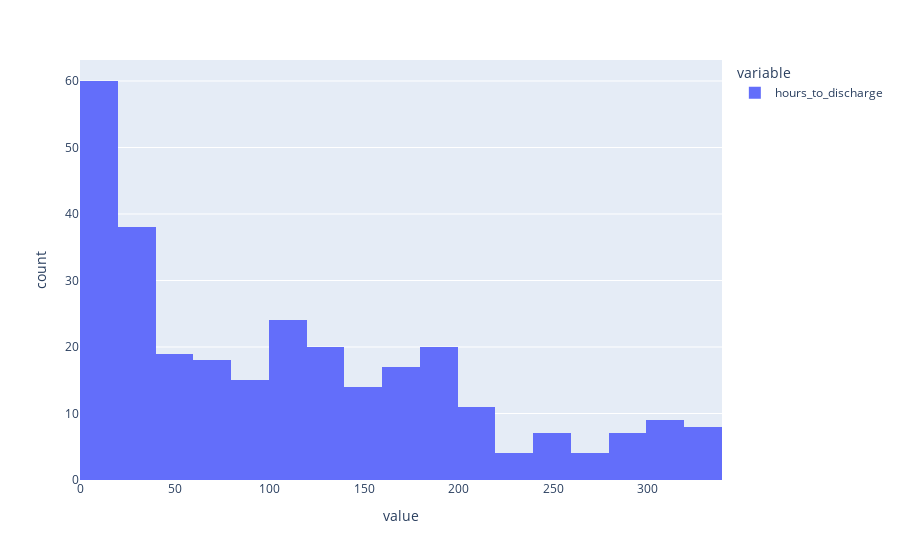

Write notebook code for a chart like this one.
### Code cell
px.histogram(df.hours_to_discharge)

### Figure 1 — Plotly figure (JSON) as saved in the notebook; plotly's stock layout.template omitted (floating-point values rounded to 4 significant figures; data arrays with more than 128 entries replaced by an {"elided": "..."} marker saying what was removed)
{"data": [{"alignmentgroup": "True", "bingroup": "x", "hovertemplate": "variable=hours_to_discharge<br>value=%{x}<br>count=%{y}<extra></extra>", "legendgroup": "hours_to_discharge", "marker": {"color": "#636efa", "pattern": {"shape": ""}}, "name": "hours_to_discharge", "offsetgroup": "hours_to_discharge", "orientation": "v", "showlegend": true, "type": "histogram", "x": {"elided": "468 int values"}, "xaxis": "x", "yaxis": "y"}], "layout": {"autosize": true, "barmode": "relative", "legend": {"title": {"text": "variable"}, "tracegroupgap": 0}, "margin": {"t": 60}, "xaxis": {"anchor": "y", "autorange": true, "domain": [0, 1], "range": [-0.5, 339.5], "title": {"text": "value"}, "type": "linear"}, "yaxis": {"anchor": "x", "autorange": true, "domain": [0, 1], "range": [0, 63.16], "title": {"text": "count"}}}}
